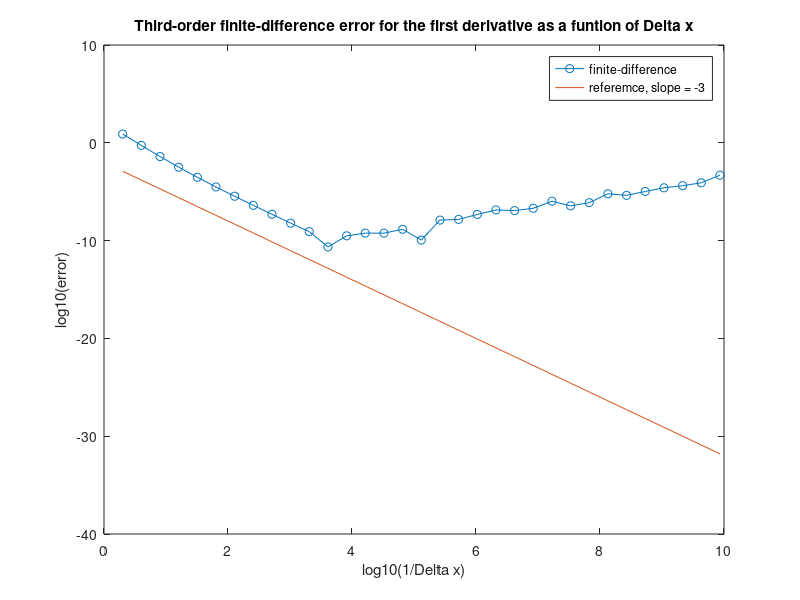
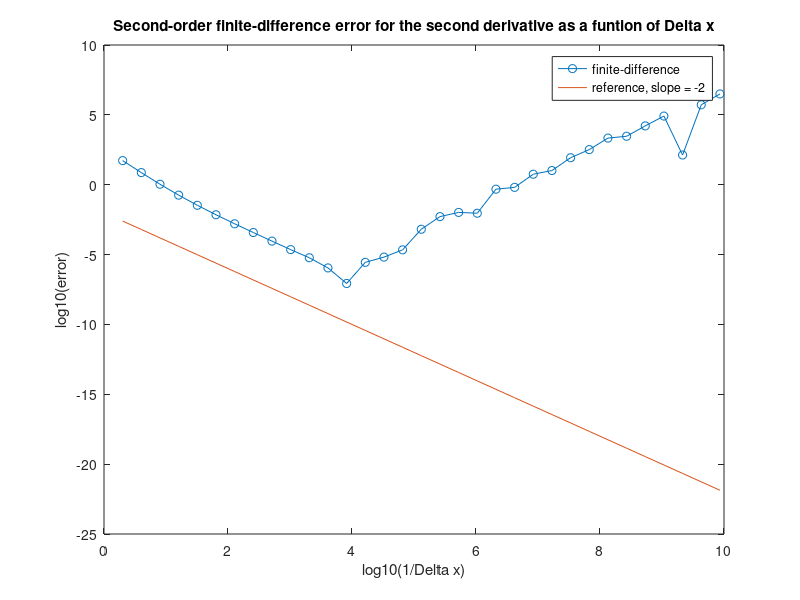
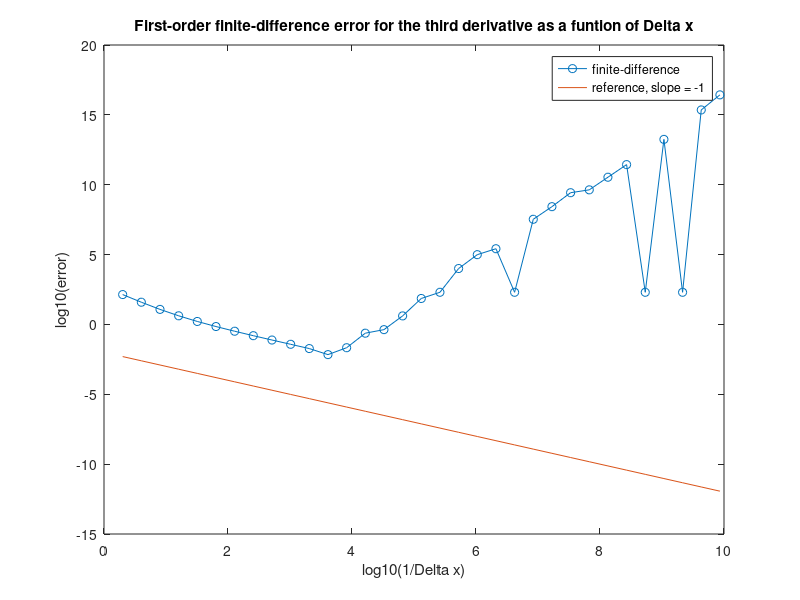

Write MATLAB code to recreate these figures, in order.
function lab1

  disp('------------------------------------------------------');
  disp('------------------------------------------------------');
  disp('|                     Lab 1                          |');
  disp('------------------------------------------------------');
  disp('------------------------------------------------------');


  % Point we are using as x_i
  x = 5.0;

  % Delta x's that we will use in our finite-difference approximations
  dx1 = 0.5;
  dx2 = dx1/2;
  dx3 = dx2/2;
  dx4 = dx3/2;
  dx5 = dx4/2;

  % Exact derivative of y at x=5
  exact1 = dy(5.0);

  %%%%%%%%%%%%%%%%%%%%%%%%%%%%%%%%%%%%%%%%%%%%%%%%%%%%%%%%
  % Approximation of the first derivative
  
 approx11 = dyapprox(x, dx1);
 approx12 = dyapprox(x, dx2);
 approx13 = dyapprox(x, dx3);
 approx14 = dyapprox(x, dx4);
 approx15 = dyapprox(x, dx5);

  % Errors using first-order method
   disp('Errors for first-order finite-difference, (first column of table)')
   error11 = abs(exact1 -approx11)
   error12 = abs(exact1 -approx12)
   error13 = abs(exact1 -approx13)
   error14 = abs(exact1 -approx14)
   error15 = abs(exact1 -approx15)
  
  % Order of convergence
  disp('Actual order of convergence for first-order method, (second column of table)')
   order11 = log(error12/error11)/log(dx2/dx1)
   order12 = log(error13/error12)/log(dx3/dx2)
   order13 = log(error14/error13)/log(dx4/dx3)
   order14 = log(error15/error14)/log(dx5/dx4)

  %%%%%%%%%%%%%%%%%%%%%%%%%%%%%%%%%%%%%%%%%%%%%%%%%%%%%%%%
  % Approximation of the second derivative 
  
  %Exact second derivative of y at x=5
  exact2 = d2y(5.0);
  
 approx21 = d2yapprox(x, dx1);
 approx22 = d2yapprox(x, dx2);
 approx23 = d2yapprox(x, dx3);
 approx24 = d2yapprox(x, dx4);
 approx25 = d2yapprox(x, dx5);

  % Errors using first-order method
   disp('Errors for first-order finite-difference, (first column of table)')
   error21 = abs(exact2 -approx21)
   error22 = abs(exact2 -approx22)
   error23 = abs(exact2 -approx23)
   error24 = abs(exact2 -approx24)
   error25 = abs(exact2 -approx25)
  
  % Order of convergence
  disp('Actual order of convergence for first-order method, (second column of table)')
   order21 = log(error22/error21)/log(dx2/dx1)
   order22 = log(error23/error22)/log(dx3/dx2)
   order23 = log(error24/error23)/log(dx4/dx3)
   order24 = log(error25/error24)/log(dx5/dx4)
  
 %%%%%%%%%%%%%%%%%%%%%%%%%%%%%%%%%%%%%%%%%%%%%%%%%%%%%%%%
  % Approximation of the third derivative 
  
  %Exact third derivative of y at x=5
  exact3 = d3y(5.0);
  
 approx31 = d3yapprox(x, dx1);
 approx32 = d3yapprox(x, dx2);
 approx33 = d3yapprox(x, dx3);
 approx34 = d3yapprox(x, dx4);
 approx35 = d3yapprox(x, dx5);

  % Errors using first-order method
   disp('Errors for first-order finite-difference, (first column of table)')
   error31 = abs(exact3 -approx31)
   error32 = abs(exact3 -approx32)
   error33 = abs(exact3 -approx33)
   error34 = abs(exact3 -approx34)
   error35 = abs(exact3 -approx35)
  
  % Order of convergence
  disp('Actual order of convergence for first-order method, (second column of table)')
   order31 = log(error32/error31)/log(dx2/dx1)
   order32 = log(error33/error32)/log(dx3/dx2)
   order33 = log(error34/error33)/log(dx4/dx3)
   order34 = log(error35/error34)/log(dx5/dx4)

 %%%%%%%%%%%%%%%%%%%%%%%%%%%%%%%%%%%%%%%%%%%%%%%%%%%%%%%%
 %%%%%%%%%%%%%%%%%%%%%%%%%%%%%%%%%%%%%%%%%%%%%%%%%%%%%%%%
 % Produce plots
 %%%%%%%%%%%%%%%%%%%%%%%%%%%%%%%%%%%%%%%%%%%%%%%%%%%%%%%%
 %%%%%%%%%%%%%%%%%%%%%%%%%%%%%%%%%%%%%%%%%%%%%%%%%%%%%%%%

 % Number of points in the plots
 %    - Adjust this to adjust how small Delta x gets.
 %      It starts at 1/2 and is divided by 2 "n" times
 n = 33;

 % Initialize Storage
 dxs = zeros(n,1);
 errors1 = zeros(n,1);
 errors2 = zeros(n,1);
 errors3 = zeros(n,1);

 % loop through, filling "dxs", "errors1", "errors2", and "errors3".
 for i = 1:n
   % Each time through the loop, Delta x is half as big
   dxs(i) = 0.5^i;
   errors1(i)=abs(exact1-dyapprox(x,dxs(i)));
   errors2(i)=abs(exact2-d2yapprox(x,dxs(i)));
   errors3(i)=abs(exact3-d3yapprox(x,dxs(i)));
 end

 % Compute the log of the inverse of delta x
 loginvdxs = log10(1./dxs);

 % Compute the log of the errors
 logerrors1 = log10(errors1);
 logerrors2 = log10(errors2);
 logerrors3 = log10(errors3);

 % Compute reference lines with the expected slope
 %    - the "-2" is just an offset so that the reference
 %      line does not intersect the error line.
 refline1 = -3*loginvdxs-2;
 refline2 = -2*loginvdxs-2;
 refline3 = -1*loginvdxs-2;

 %%%%%%%%%%%%%%%%%%%%%%%%%%%%%%%%%%%%%%%%%%%%%%%%%%%%%%%%
 % Make three figures
 figure(1);
 plot(loginvdxs,logerrors1,'-o',loginvdxs,refline1)
 legend('finite-difference','referemce, slope = -3')
 title('Third-order finite-difference error for the first derivative as a funtion of Delta x')
 xlabel('log10(1/Delta x)')
 ylabel('log10(error)')

 figure(2);
 plot(loginvdxs,logerrors2,'-o',loginvdxs,refline2)
 legend('finite-difference','reference, slope = -2')
 title('Second-order finite-difference error for the second derivative as a funtion of Delta x')
 xlabel('log10(1/Delta x)')
 ylabel('log10(error)')

 figure(3);
 plot(loginvdxs,logerrors3,'-o',loginvdxs,refline3)
 legend('finite-difference','reference, slope = -1')
 title('First-order finite-difference error for the third derivative as a funtion of Delta x')
 xlabel('log10(1/Delta x)')
 ylabel('log10(error)')

end


%%%%%%%%%%%%%%%%%%%%%%%%%%%%%%%%%%%%%%%%%%%%%%%%%%%%%%%%%%
%   The function we are analysing evaluated at x
%%%%%%%%%%%%%%%%%%%%%%%%%%%%%%%%%%%%%%%%%%%%%%%%%%%%%%%%%%
function output = y(x)
  output = (x^3)*sin(x);
end

%%%%%%%%%%%%%%%%%%%%%%%%%%%%%%%%%%%%%%%%%%%%%%%%%%%%%%%%%%
%  The exact derivative of the function we are analysing
%  evaluated at x.
%%%%%%%%%%%%%%%%%%%%%%%%%%%%%%%%%%%%%%%%%%%%%%%%%%%%%%%%%%
function output = dy(x)
  output = 3*x^2*sin(x)+x^3*cos(x);
end

%%%%%%%%%%%%%%%%%%%%%%%%%%%%%%%%%%%%%%%%%%%%%%%%%%%%%%%%%%
%  The exact second derivative of the function we are analysing
%  evaluated at x.
%%%%%%%%%%%%%%%%%%%%%%%%%%%%%%%%%%%%%%%%%%%%%%%%%%%%%%%%%%
function output = d2y(x)
  output = 6*x^2*cos(x)+(6*x-x^3)*sin(x);
end

%%%%%%%%%%%%%%%%%%%%%%%%%%%%%%%%%%%%%%%%%%%%%%%%%%%%%%%%%%
%  The exact third derivative of the function we are analysing
%  evaluated at x.
%%%%%%%%%%%%%%%%%%%%%%%%%%%%%%%%%%%%%%%%%%%%%%%%%%%%%%%%%%
function output = d3y(x)
  output = (18*x-x^3)*cos(x)+(6-9*x^2)*sin(x);
end

%%%%%%%%%%%%%%%%%%%%%%%%%%%%%%%%%%%%%%%%%%%%%%%%%%%%%%%%%%
%  A third-order approximation to the derivative of y
%  at x using a step size of "dx"
%%%%%%%%%%%%%%%%%%%%%%%%%%%%%%%%%%%%%%%%%%%%%%%%%%%%%%%%%%
function output = dyapprox(x,dx)
  output = (1.0/(6*dx))*(-11*y(x)+18*y(x+dx)-9*y(x+2*dx)+2*y(x+3*dx));
end

%%%%%%%%%%%%%%%%%%%%%%%%%%%%%%%%%%%%%%%%%%%%%%%%%%%%%%%%%%
%  A second-order approximation to the second derivative of y
%  at x using a step size of "dx"
%%%%%%%%%%%%%%%%%%%%%%%%%%%%%%%%%%%%%%%%%%%%%%%%%%%%%%%%%%
function output = d2yapprox(x,dx)
  output = 1.0/(dx*dx)*(2*y(x)-5*y(x+dx)+4*y(x+2*dx)-y(x+3*dx));
end

%%%%%%%%%%%%%%%%%%%%%%%%%%%%%%%%%%%%%%%%%%%%%%%%%%%%%%%%%%
%  A first-order approximation to the third derivative of y
%  at x using a step size of "dx"
%%%%%%%%%%%%%%%%%%%%%%%%%%%%%%%%%%%%%%%%%%%%%%%%%%%%%%%%%%
function output = d3yapprox(x,dx)
  output = 1.0/(dx*dx*dx)*(-1*y(x)+3*y(x+dx)-3*y(x+2*dx)+y(x+3*dx));
end
